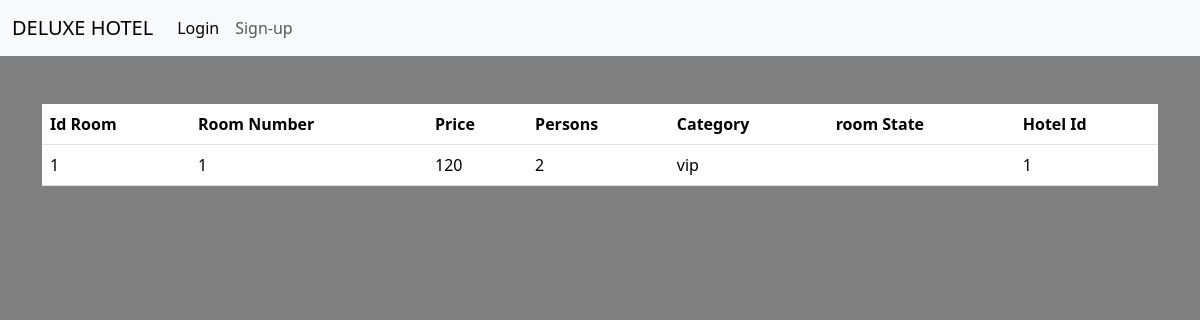
Page /hotel/admin/room_list.php on the committed database.
### tables this page shows
CREATE TABLE `rooms` (
  `id_room` int(11) NOT NULL,
  `room_number` int(11) NOT NULL,
  `price` double NOT NULL,
  `room_img` varchar(500) NOT NULL,
  `persons` int(11) NOT NULL,
  `category` enum('classic','vip') NOT NULL,
  `room_stats` enum('available','unavailable') NOT NULL DEFAULT 'available',
  `hotel_id` int(11) NOT NULL
);

### hotel/model/functions.php (called while the page is built, shortened)
<?php
function roomlist(){
    $db = dbConnexion();
    $request = $db->prepare("SELECT * FROM rooms");
    $roomlist = null;
    try{
        $request->execute();
        $roomlist = $request->fetchAll(PDO::FETCH_ASSOC);
    }catch(PDOException $e){
        $e->getMessage();
    }
    return $roomlist;
}

### hotel/admin/room_list.php (the view)
<?php include_once "../inc/header.php";
include_once "../model/functions.php";
$listRoom = roomlist();
?>
    <div class="container">
      <table class="table">
            <thead>
                  <tr>
                        <th>Id Room</th>
                        <th>Room Number</th>
                        <th>Price</th>
                        <th>Persons</th>
                        <th>Category</th>
                        <th>room State</th>
                        <th>Hotel Id</th>
                  </tr>
            </thead>
            <tbody>
                  <?php foreach($listRoom as $room){ ?>
                        <tr>
                              <td><?= $room['id_room'] ?></td>
                              <td><?= $room['room_number'] ?></td>
                              <td><?= $room['price'] ?></td>
                              <td><?= $room['persons'] ?></td>
                              <td><?= $room['category'] ?></td>
                              <td><?= $room['room_state'] ?></td>
                              <td><?= $room['hotel_id'] ?></td>
                        </tr>
                  <?php } ?>
            </tbody>
      </table>
</div>
<?php include_once "../inc/footer.php"; ?>

### rows in the picture
rooms: id_room "1", room_number "1", price "120", persons "2", category "vip", hotel "1"
